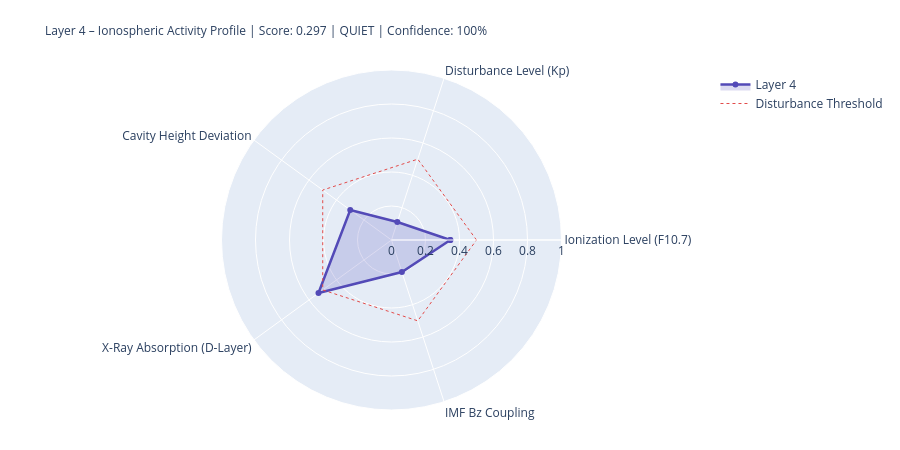

Here is the notebook cell this chart was saved with:
### Markdown cell above
---
## 4. State Assessment & Handoff to Layer 5

### Code cell
# ============================================================
# LAYER-4-SCORE
# ============================================================

COMPONENTS = {
    'Ionization Level (F10.7)':    {'score': ioniz,       'source': 'primary' if f107_now else 'from_layer0', 'dynamic': True},
    'Disturbance Level (Kp)':          {'score': disturb,     'source': 'primary' if kp_now   else 'from_layer0', 'dynamic': True},
    'Cavity Height Deviation':    {'score': h_dev,       'source': 'derived',                                'dynamic': True},
    'X-Ray Absorption (D-Layer)':{'score': xray_ioniz,  'source': 'primary' if xray_now else 'missing',     'dynamic': True},
    'IMF Bz Coupling':             {'score': bz_coupling, 'source': 'primary' if bz_now   else 'from_layer0', 'dynamic': True},
}

available    = {k: v['score'] for k, v in COMPONENTS.items() if v['score'] is not None}
unavailable  = [k for k, v in COMPONENTS.items() if v['score'] is None]
layer4_score = round(sum(available.values()) / len(available), 4) if available else None
confidence   = round(len(available) / len(COMPONENTS), 2)
level = ('unknown' if layer4_score is None
         else 'quiet'   if layer4_score < 0.3
         else 'moderate' if layer4_score < 0.6
         else 'active')
dominant_l4 = max(available, key=available.get) if available else 'none'

# Resonance delta for Schumann SR-1
sr1_ref = schumann_freq(1, 80.0)
sr1_now = schumann_freq(1, h_eff)
sr1_delta_mhz = (sr1_now - sr1_ref) * 1000

# Propagation conditions
prop_cond = ('disturbed'   if kp_val > 4
             else 'unsettled' if kp_val > 2
             else 'normal')
if xray_class in ['X', 'M']:
    prop_cond = 'Radio-Blackout moeglich'

W = 68
print('=' * W)
print('LAYER 4 – IONOSPHERE – STATE ASSESSMENT')
print('=' * W)
for name, comp in COMPONENTS.items():
    s = comp['score']
    if s is not None:
        bar = '█' * int(s * 20) + '░' * (20 - int(s * 20))
        print(f'  {name:<36} {bar}  {s:.3f}  [{comp["source"]}]')
    else:
        print(f'  {name:<36} {"─" * 20}  n/a   [missing]')
print('-' * W)
print(f'  Score:          {layer4_score:.3f}  ({len(available)}/{len(COMPONENTS)} components)')
print(f'  Confidence:     {confidence:.0%}')
print(f'  Level:          {level.upper()}')
print(f'  Dominant:       {dominant_l4}')
print(f'  Cavity height:  {h_eff:.1f} km  (Ref: 80.0 km)')
print(f'  SR-1:           {sr1_now:.3f} Hz  (Δ {sr1_delta_mhz:+.1f} mHz vs. ref)')
print(f'  Propagation:    {prop_cond}')
print(f'  X-Ray:          {xray_class}-class  ({xray_now:.2e} W/m²)' if xray_now else '  X-Ray:          n/a')
print('=' * W)

# Radar
cats   = list(available.keys())
vals_r = list(available.values())
if len(cats) >= 3:
    fig = go.Figure()
    fig.add_trace(go.Scatterpolar(
        r=vals_r + [vals_r[0]], theta=cats + [cats[0]],
        fill='toself', fillcolor='rgba(83,74,183,0.20)',
        line=dict(color='#534AB7', width=2.5), name='Layer 4'
    ))
    fig.add_trace(go.Scatterpolar(
        r=[0.5] * (len(cats)+1), theta=cats + [cats[0]],
        line=dict(color='#E24B4A', dash='dot', width=1),
        mode='lines', name='Disturbance Threshold'
    ))
    fig.update_layout(
        title=dict(
            text=f'Layer 4 – Ionospheric Activity Profile | Score: {layer4_score:.3f} | {level.upper()} | Confidence: {confidence:.0%}',
            font=dict(size=12)
        ),
        polar=dict(radialaxis=dict(visible=True, range=[0, 1])),
        height=450, showlegend=True,
        margin=dict(l=80, r=80, t=70, b=40)
    )
    fig.show()

### Figure 1 — Plotly figure (JSON) as saved in the notebook; plotly's stock layout.template omitted (floating-point values rounded to 4 significant figures)
{"data": [{"fill": "toself", "fillcolor": "rgba(83,74,183,0.20)", "line": {"color": "#534AB7", "width": 2.5}, "name": "Layer 4", "r": [0.346, 0.111, 0.3, 0.531, 0.198, 0.346], "theta": ["Ionization Level (F10.7)", "Disturbance Level (Kp)", "Cavity Height Deviation", "X-Ray Absorption (D-Layer)", "IMF Bz Coupling", "Ionization Level (F10.7)"], "type": "scatterpolar"}, {"line": {"color": "#E24B4A", "dash": "dot", "width": 1}, "mode": "lines", "name": "Disturbance Threshold", "r": [0.5, 0.5, 0.5, 0.5, 0.5, 0.5], "theta": ["Ionization Level (F10.7)", "Disturbance Level (Kp)", "Cavity Height Deviation", "X-Ray Absorption (D-Layer)", "IMF Bz Coupling", "Ionization Level (F10.7)"], "type": "scatterpolar"}], "layout": {"height": 450, "margin": {"b": 40, "l": 80, "r": 80, "t": 70}, "polar": {"radialaxis": {"range": [0, 1], "visible": true}}, "showlegend": true, "title": {"font": {"size": 12}, "text": "Layer 4 – Ionospheric Activity Profile | Score: 0.297 | QUIET | Confidence: 100%"}}}
